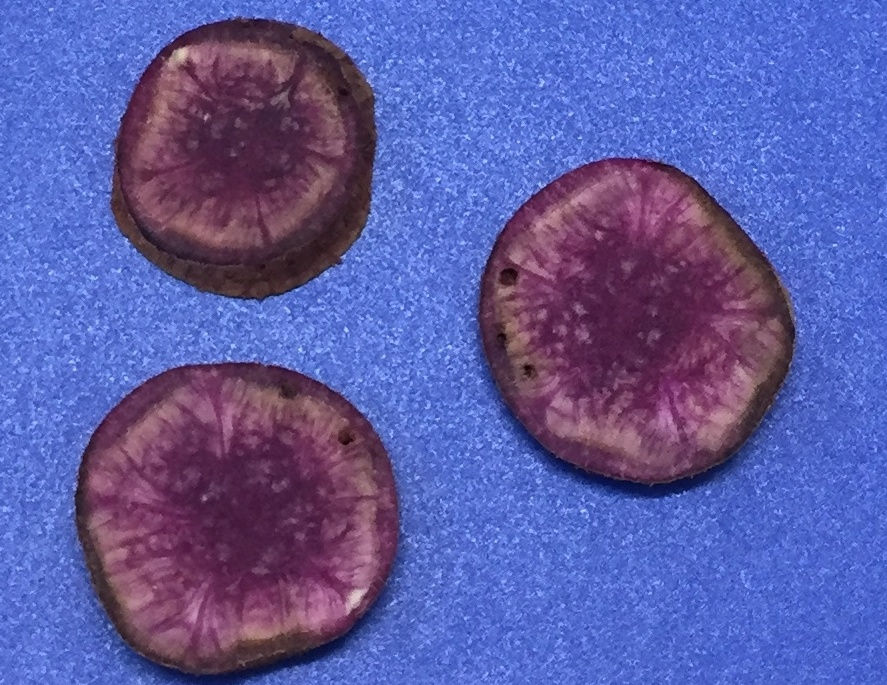
#> input picture REO_3/BD_recorte.jpg, 887 x 685 px
$ python 'REO_3_Eduardo (1).py'
#> lines starting #> are read from the running program, lines starting #| are printed output that depends on the picture; after the words box and inside, x2 and y2 are one past the last pixel; in counts of white or black regions, pixels touching at a corner belong together
########################################################################################################################
# DATA: 17/07/2020
# DISCIPLINA: VISÃO COMPUTACIONAL NO MELHORAMENTO DE PLANTAS
# ALUNO: EDUARDO ALVES DA SILVA
# GITHUB: eduardo-a-silva
# PROFESSOR: VINÍCIUS QUINTÃO CARNEIRO
# GITHUB: vqcarneiro
########################################################################################################################
# EXERCÍCIO 01:
########################################################################################################################
# Importar pacotes
print("---------------------------------------------------------------------------------------------------------------")
import numpy as np
import cv2
from matplotlib import pyplot as plt

print("Exercicio N°1")
print("Selecione uma imagem a ser utilizada no trabalho prático e realize os seguintes processos utilizando "
      "as bibliotecas OPENCV e Scikit-Image do Python:")
########################################################################################################################
# Leitura da imagem
arquivo="BD_recorte.jpg"
img_bgr = cv2.imread(arquivo,1)
#> img_bgr is the input picture: shape (685, 887, 3); mean B, G, R 163.6, 91.8, 91.8
img_rgb=cv2.cvtColor(img_bgr,cv2.COLOR_BGR2RGB)
#Apresentar a imagem
plt.figure("Imagem selecionada")
plt.imshow(img_rgb)
plt.title("Imagem selecionada")
plt.xticks([])
plt.yticks([])
plt.show()

########################################################################################################################

print("Letra A)")
print("Aplique o filtro de média com cinco diferentes tamanhos de kernel e compare os resultados com a imagem original;")

#Aplicar os filtros
#Filtros de Média
img_F1=cv2.blur(img_rgb, (3,3))
img_F2=cv2.blur(img_rgb, (7,7))
img_F3=cv2.blur(img_rgb, (11,11))
img_F4=cv2.blur(img_rgb, (15,15))
img_F5=cv2.blur(img_rgb, (19,19))

#Plotar as imagens
plt.figure("Letra A) Filtro de média com diferentes tamanhos de kernel")
plt.subplot(2,3,1)
plt.imshow(img_rgb)
plt.title("Imagem Original")
plt.xticks([])#Eliminar o eixo x
plt.yticks([])#Eliminar o eixo y

plt.subplot(2,3,2)
plt.imshow(img_F1)
plt.title("Kernel 3x3")
plt.xticks([])#Eliminar o eixo x
plt.yticks([])#Eliminar o eixo y

plt.subplot(2,3,3)
plt.imshow(img_F2)
plt.title("Kernel 7x7")
plt.xticks([])#Eliminar o eixo x
plt.yticks([])#Eliminar o eixo y

plt.subplot(2,3,4)
plt.imshow(img_F3)
plt.title("Kernel 11x11")
plt.xticks([])#Eliminar o eixo x
plt.yticks([])#Eliminar o eixo y

plt.subplot(2,3,5)
plt.imshow(img_F4)
plt.title("Kernel 15x15")
plt.xticks([])#Eliminar o eixo x
plt.yticks([])#Eliminar o eixo y

plt.subplot(2,3,6)
plt.imshow(img_F5)
plt.title("Kernel 19x19")
plt.xticks([])#Eliminar o eixo x
plt.yticks([])#Eliminar o eixo y

plt.show()

########################################################################################################################

print("Letra B)")
print("Aplique diferentes tipos de filtros com pelo menos dois tamanhos de kernel "
      "e compare os resultados entre si e com a imagem original.")
##Uso de diferentes Filtros
#Filtro de média
img_F_media_1=cv2.blur(img_rgb, (3,3))#O F corresponde a Filtro(Ex:F_media; é o filtro de média)
img_F_media_2=cv2.blur(img_rgb, (15,15))

#Filtro com base na média ponderada ("0" é usado para determinar os pesos de cada pixel de forma aleatória, vizinhos mais próximos com peso maior)
img_F_gaussiano_1=cv2.GaussianBlur(img_rgb,(3,3),0)
img_F_gaussiano_2=cv2.GaussianBlur(img_rgb,(15,15),0)

#Filtro de mediana (Seleciona um pixel mais comum, um valor mais comum naquela região
img_F_mediana_1=cv2.medianBlur(img_rgb,3)
img_F_mediana_2=cv2.medianBlur(img_rgb,15)

#Filtro bilateral, elimina os pixels muito discrepantes na imagem(os outliers)
img_F_bilateral_1=cv2.bilateralFilter(img_rgb,3,3,5)###também
img_F_bilateral_2=cv2.bilateralFilter(img_rgb,15,11,9)###O 2° argumento é o desvio padrão em relação a intesidade (Quanto vai eliminar)
###3° a distancia entre os vizinhos

#Plotar as imagens obtidas com diferentes filtros
plt.figure("Letra B) Diferentes Filtros e Dois Tamanhos de Kernel")
plt.subplot(5,2,1)
plt.imshow(img_rgb)
plt.title("Imagem Original")
plt.xticks([])#Eliminar o eixo x
plt.yticks([])#Eliminar o eixo y

plt.subplot(5,2,3)
plt.imshow(img_F_media_1)
plt.title("Filtro de Média - Kernel 3x3")
plt.xticks([])
plt.yticks([])

plt.subplot(5,2,4)
plt.imshow(img_F_media_2)
plt.title("Filtro de Média - Kernel 15x15")
plt.xticks([])
plt.yticks([])

plt.subplot(5,2,5)
plt.imshow(img_F_gaussiano_1)
plt.title("Filtro de Média Ponderada - Kernel 3x3")
plt.xticks([])
plt.yticks([])

plt.subplot(5,2,6)
plt.imshow(img_F_gaussiano_2)
plt.title("Filtro de Média Ponderada - Kernel 15x15")
plt.xticks([])
plt.yticks([])

plt.subplot(5,2,7)
plt.imshow(img_F_bilateral_1)
plt.title("Filtro Bilateral - Kernel 3x3")
plt.xticks([])
plt.yticks([])

plt.subplot(5,2,8)
plt.imshow(img_F_bilateral_2)
plt.title("Filtro Bilateral - Kernel 15x15")
plt.xticks([])
plt.yticks([])

plt.subplot(5,2,9)
plt.imshow(img_F_mediana_1)
plt.title("Filtro de mediana - Kernel 3x3")
plt.xticks([])
plt.yticks([])

plt.subplot(5,2,10)
plt.imshow(img_F_mediana_2)
plt.title("Filtro de mediana - Kernel 15x15")
plt.xticks([])
plt.yticks([])

plt.show()

########################################################################################################################
print("Letra C)")
print("Realize a segmentação da imagem utilizando o processo de limiarização."
      " Utilizando o reconhecimento de contornos, identifique e salve os objetos de interesse."
      " Além disso, acesse as bibliotecas Opencv e Scikit-Image, verifique as variáveis que podem ser mensuradas e "
      " extraia as informações pertinentes (crie e salve uma tabela com estes dados)."
      " Apresente todas as imagens obtidas ao longo deste processo")

########################################################################################################################
#Suavização das banda R, G, B para melhor obtenção da máscara para a limiarização
########################################################################################################################
#Separação das bandas
r,g,b=cv2.split(img_rgb)

#Aplicar filtro nas bandas
r_med=cv2.medianBlur(r, 25)
g_med=cv2.medianBlur(g, 25)
b_med=cv2.medianBlur(b, 25)
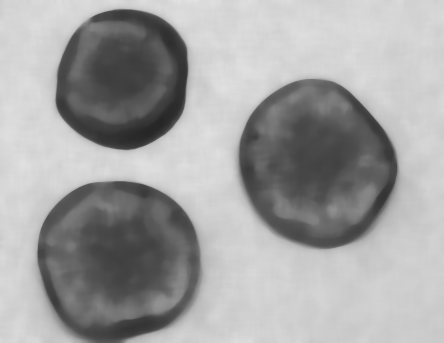
#> b_med: shape (685, 887) (shown at 1/2 size); min 38, max 227, mean 162.2

#Bandas originais e com filtro aplicado
plt.figure("Letra C) Canais: R, G e B")
plt.subplot(2,3,1)
plt.imshow(r, cmap="gray")
plt.title("R")
plt.xticks([])
plt.yticks([])

plt.subplot(2,3,4)
plt.imshow(r_med, cmap="gray")
plt.title("R mediana - kernel 25x25")
plt.xticks([])
plt.yticks([])


plt.subplot(2,3,2)
plt.imshow(g, cmap="gray")
plt.title("G")
plt.xticks([])
plt.yticks([])

plt.subplot(2,3,5)
plt.imshow(g_med, cmap="gray")
plt.title("G mediana - kernel 25x25")
plt.xticks([])
plt.yticks([])

plt.subplot(2,3,3)
plt.imshow(b, cmap="gray")
plt.title("B")
plt.xticks([])
plt.yticks([])

plt.subplot(2,3,6)
plt.imshow(b_med, cmap="gray")
plt.title("B mediana - kernel 25x25")
plt.xticks([])
plt.yticks([])

plt.show()


########################################################################################################################
#Obtenção das mácascaras/limiares para a segmentação da Imagem de batata-doce
#Histogramas
########################################################################################################################
#Limiarização de OTSU
#Banda B original
histograma_1=cv2.calcHist([b],[0],None,[256], [0,256])
#> histograma_1 = 256 values, max 9996 at index 206, min 0 at index 2, mean 2373.4
l, img_1=cv2.threshold(b,0,256,cv2.THRESH_BINARY_INV+cv2.THRESH_OTSU)
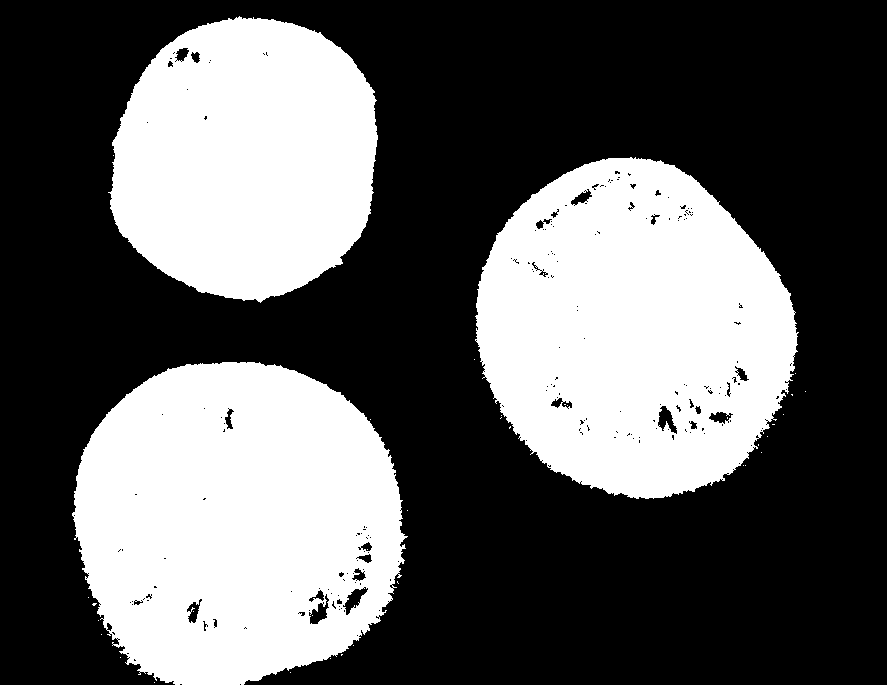
#> img_1: shape (685, 887); 37.3% white; 37 white regions (34 under 20 px), largest, box (x1, y1, x2, y2) and area: (72, 362, 408, 685) 84628, (475, 157, 799, 499) 81721, (108, 16, 378, 303) 60052
#> l = 147
 #Banda B suavizada
histograma_2=cv2.calcHist([b_med],[0],None,[256], [0,256])
#> histograma_2 = 256 values, max 24363 at index 213, min 0 at index 0, mean 2373.4
l_B, img_B_1=cv2.threshold(b_med,0,256,cv2.THRESH_BINARY_INV+cv2.THRESH_OTSU)
#> img_B_1: shape (685, 887); 37.7% white; 3 white regions, box (x1, y1, x2, y2) and area: (74, 362, 403, 685) 85828, (476, 158, 797, 498) 83001, (111, 18, 377, 300) 60038
#> l_B = 147
########################################################################################################################
#Apresentando das máscaras obtidas do Canal BLUE da imagem e do mesmo canal com precesso de filtro de mediana e
#  os respectivos histogramas.
########################################################################################################################
#Máscascaras obtidas
plt.figure("Letra C) Obtenção da Máscara")
plt.subplot(2,3,1)
plt.imshow(b, cmap="gray")
plt.title("Canal B - Original")
plt.xticks([])
plt.yticks([])

plt.subplot(2,3,2)
plt.plot(histograma_1, color='r')
plt.axvline(x=l, color='k')
plt.title("L: " + str(l))
plt.xlim([0,256])
plt.ylabel("Número de Pixels")

plt.subplot(2,3,3)
plt.imshow(img_1, cmap="gray")
plt.title("Mascara")
plt.xticks([])
plt.yticks([])

plt.subplot(2,3,4)
plt.imshow(b_med, cmap="gray")
plt.title("Canal B - Filtro Mediana")
plt.xticks([])
plt.yticks([])

plt.subplot(2,3,5)
plt.plot(histograma_2, color="r")
plt.axvline(x=l_B, color="k")
plt.title("L: " + str(l_B))
plt.xlim([0,256])
plt.ylabel("Número de Pixels")

plt.subplot(2,3,6)
plt.imshow(img_B_1, cmap="gray")
plt.title("Máscara com Filtro")
plt.xticks([])
plt.yticks([])

plt.show()
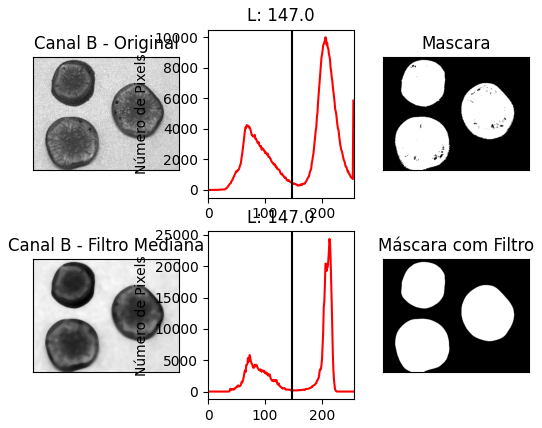
#> figure drawn by matplotlib, 6 panels; panel 2: curve peaks at x = 206, y = 9996; panel 5: curve peaks at x = 213, y = 24363

########################################################################################################################
#Imagem segmentada com base no canal B e no canal B suavizado
########################################################################################################################
#Obtenção das imagens segmentadas
#Máscara original
img_seg = cv2.bitwise_and(img_rgb,img_rgb,mask=img_1)

#Máscara suavizada
img_seg_1 = cv2.bitwise_and(img_rgb,img_rgb,mask=img_B_1)

#Imagens obtidas
plt.figure("Letra C) Imagens Segmentadas")
plt.subplot(1,3,1)
plt.imshow(img_rgb)
plt.title("Imagem Original")
plt.xticks([])
plt.yticks([])

plt.subplot(1,3,2)
plt.imshow(img_seg)
plt.xticks([])
plt.yticks([])
plt.title("Mascara sem Filtro")

plt.subplot(1,3,3)
plt.imshow(img_seg_1)
plt.xticks([])
plt.yticks([])
plt.title("Mascara com Filtro")
plt.show()

#Outro sistema de cor para a obtenção das máscaras
#######################################################################
#Utilização do sistema YCrCb para a obtenção das máscaras.
#######################################################################
#Tranformação da imagem para o sistema YCrCb
img_YCRCB = cv2.cvtColor(img_rgb,cv2.COLOR_BGR2YCR_CB)
#> img_YCRCB: shape (685, 887, 3); mean of channels 0, 1, 2 113.3, 163.9, 115.9
#Obtenção das bandas
y,cr,cb=cv2.split(img_YCRCB)
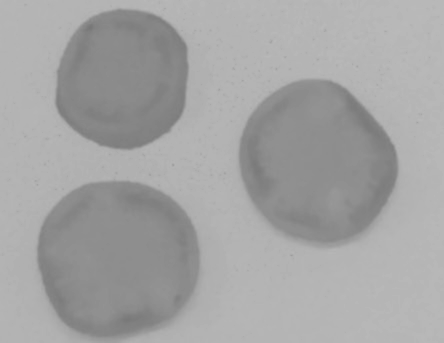
#> cr: shape (685, 887) (shown at 1/2 size); min 118, max 186, mean 163.9
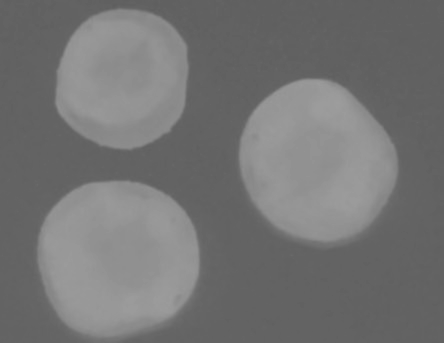
#> cb: shape (685, 887) (shown at 1/2 size); min 94, max 157, mean 115.9

#Aplicar filtro nas bandas
y_med=cv2.medianBlur(y, 15)
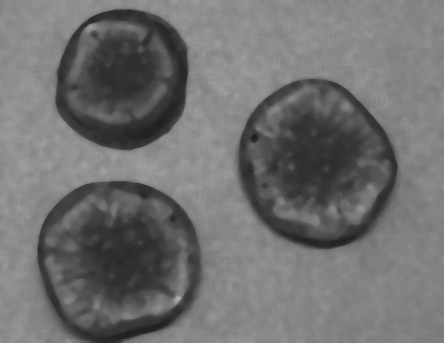
#> y_med: shape (685, 887) (shown at 1/2 size); min 30, max 176, mean 111.8
cr_med=cv2.medianBlur(cr, 15)
cb_med=cv2.medianBlur(cb, 15)

#Bandas originais e as mesmas com filtro aplicado
plt.figure("Letra C) Sistema YCrCb")
plt.subplot(2,3,1)
plt.imshow(y, cmap="gray")
plt.title("Y")
plt.xticks([])
plt.yticks([])

plt.subplot(2,3,4)
plt.imshow(y_med, cmap="gray")
plt.title("Y mediana - kernel 25x25")
plt.xticks([])
plt.yticks([])

plt.subplot(2,3,2)
plt.imshow(cr, cmap="gray")
plt.title("Cr")
plt.xticks([])
plt.yticks([])

plt.subplot(2,3,5)
plt.imshow(cr_med, cmap="gray")
plt.title("Cr mediana - kernel 25x25")
plt.xticks([])
plt.yticks([])

plt.subplot(2,3,3)
plt.imshow(cb, cmap="gray")
plt.title("Cb")
plt.xticks([])
plt.yticks([])

plt.subplot(2,3,6)
plt.imshow(cb_med, cmap="gray")
plt.title("Cb mediana - kernel 25x25")
plt.xticks([])
plt.yticks([])
plt.show()
########################################################################################################################
#Imagem segmentada com base no canal Cb e no canal Cb suavizado
########################################################################################################################
#Obtenção das imagens segmentadas
#histogramas
########################################################################################################################
#Limiarização de OTSU
histograma_1=cv2.calcHist([cb],[0],None,[256], [0,256])
#> histograma_1 = 256 values, max 143373 at index 99, min 0 at index 0, mean 2373.4
l_3, img_1=cv2.threshold(cb,0,256,cv2.THRESH_BINARY+cv2.THRESH_OTSU)
#> img_1: shape (685, 887); 36.1% white; 3 white regions, box (x1, y1, x2, y2) and area: (75, 362, 399, 676) 81349, (478, 157, 795, 486) 78418, (111, 18, 376, 299) 59356
#> l_3 = 122

histograma_2=cv2.calcHist([cb_med],[0],None,[256], [0,256])
#> histograma_2 = 256 values, max 149674 at index 99, min 0 at index 0, mean 2373.4
l_B1, img_cB_1=cv2.threshold(cb_med,0,256,cv2.THRESH_BINARY+cv2.THRESH_OTSU)
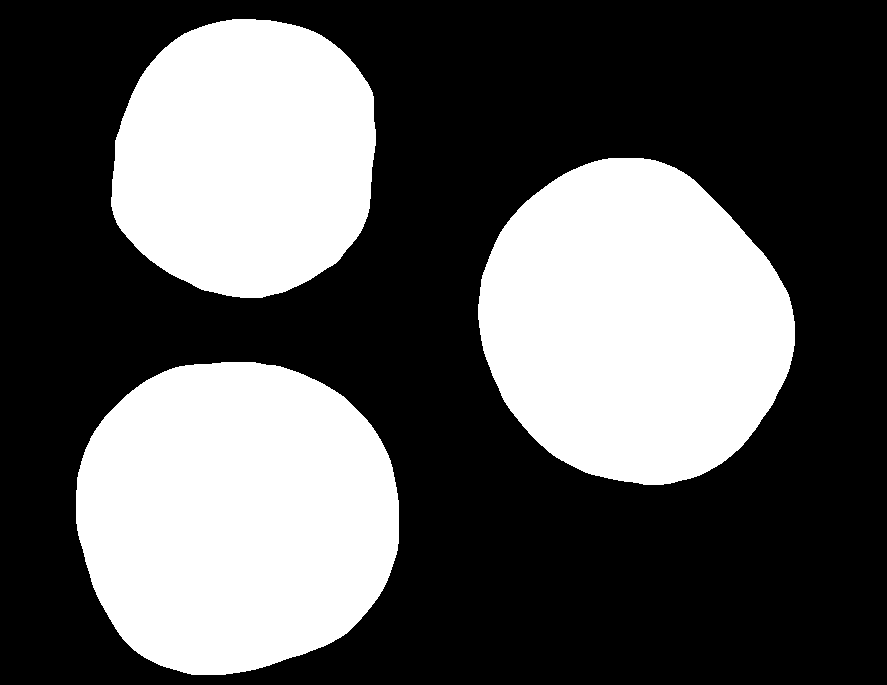
#> img_cB_1: shape (685, 887); 36% white; 3 white regions
#> l_B1 = 122
########################################################################################################################
#Apresentando as máscaras obtidas do Canal Cb da imagem e do mesmo canal com precesso de filtro de mediana e
#  os respectivos histogramas.
########################################################################################################################
plt.figure("Letra C) Obtenção da Mascara")
plt.subplot(2,3,1)
plt.imshow(cb, cmap="gray")
plt.title("Canal Cb - Original")
plt.xticks([])
plt.yticks([])

plt.subplot(2,3,2)
plt.plot(histograma_1, color="r")
plt.axvline(x=l_3, color="k")
plt.title("L: " + str(l))
plt.xlim([0,256])
plt.ylabel("Número de Pixels")

plt.subplot(2,3,3)
plt.imshow(img_1, cmap="gray")
plt.title("Mascara")
plt.xticks([])
plt.yticks([])

plt.subplot(2,3,4)
plt.imshow(cb_med, cmap="gray")
plt.title("Canal Cb - Filtro Mediana")
plt.xticks([])
plt.yticks([])

plt.subplot(2,3,5)
plt.plot(histograma_2, color="r")
plt.axvline(x=l_B1, color="k")
plt.title("L: " + str(l_B))
plt.xlim([0,256])
plt.ylabel("Número de Pixels")

plt.subplot(2,3,6)
plt.imshow(img_cB_1, cmap="gray")
plt.title("Máscara com Filtro")
plt.xticks([])
plt.yticks([])

plt.show()
#> (the rest of the program and of its run is left out)
